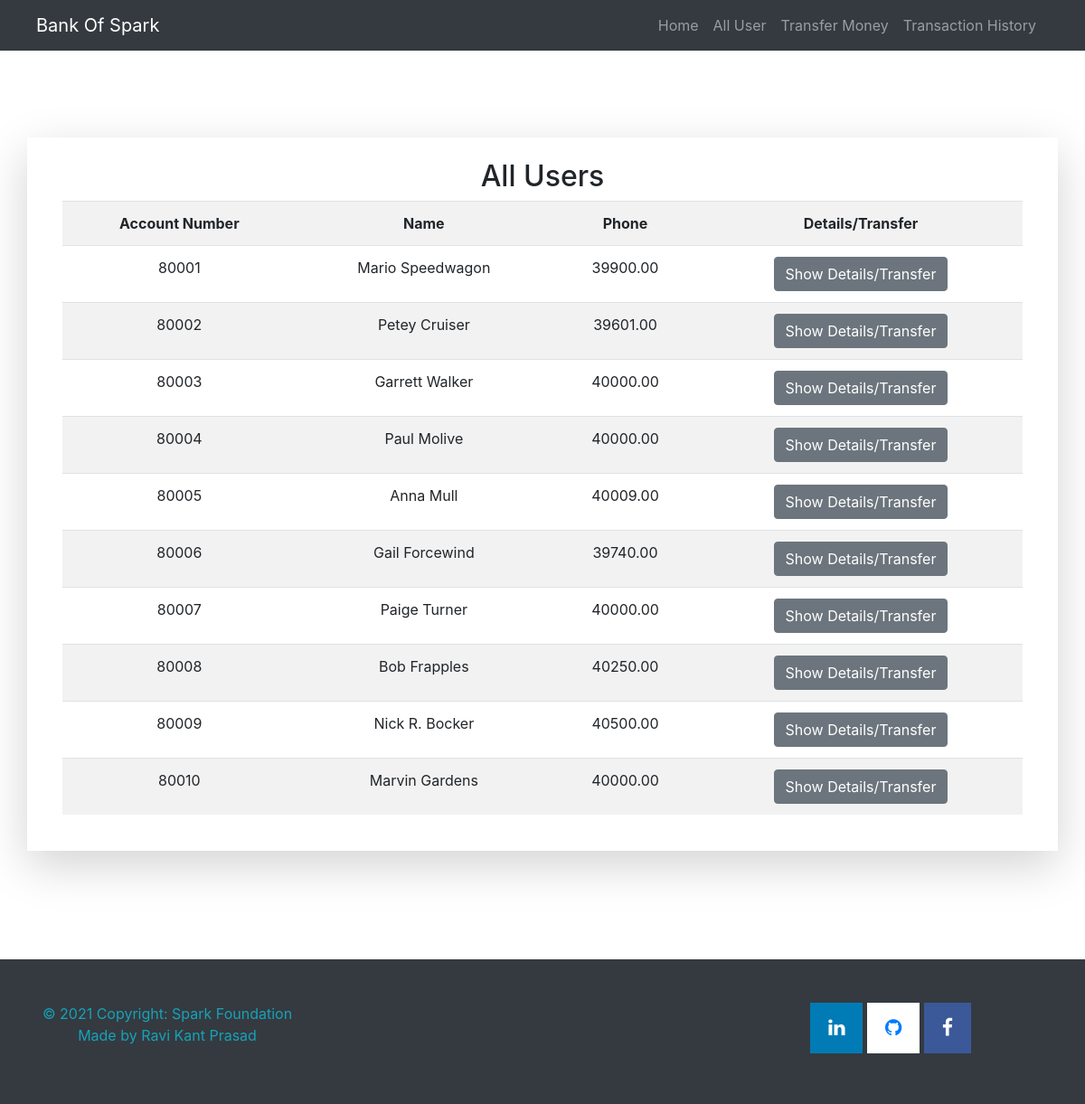
Page /all_user.php on the committed database.
### tables this page shows
CREATE TABLE `user_info_db` (
  `ac_num` int(11) NOT NULL,
  `name` varchar(30) NOT NULL,
  `phone` varchar(10) NOT NULL,
  `email` varchar(30) NOT NULL,
  `address` varchar(30) NOT NULL,
  `pan` varchar(10) NOT NULL,
  `balance` decimal(10,2) NOT NULL
);

### all_user.php (the view, shortened to what this page needs)
<!DOCTYPE html>
<html>
<head>
	<?php include 'snippet/links.php' ?>
</head>
<body>
	<?php include 'snippet/navbar.php' ?>
	<div class="p-5"></div>
	<div class="container">
		<div class="row">
			<div class="col mx-auto shadow-lg p-4 mb-4 bg-white">
				<h2 class="text-center">All Users</h2>
				<?php include 'snippet/config.php' ?>
				<?php
				$sql = "SELECT * FROM user_info_db";
				$result = $conn->query($sql);
				if ($result->num_rows > 0) {?>
					<div class='container'><table class ='table table-striped'>
					<tr>
					<th>Account Number</th>
					<th>Name</th>
					<th>Phone</th>
					<th>Details/Transfer</th>
					</tr>
					<?php while($rows=mysqli_fetch_assoc($result)) { ?>
				<tr>
					<td>
						<?php echo $rows['ac_num'] ?>
					</td>
					<td>
						<?php echo $rows['name']?>
					</td>
					<td>
						<?php echo $rows['balance']?>
					</td>
					<td><a href="singleuser.php?id= <?php echo $rows['ac_num'] ;?>">
							<button type="button" class="btn btn-secondary">Show Details/Transfer</button>
						</a></td>
				</tr>
				<?php }
					echo "</table></div>";
				}
				else { echo "0 results"; }
				?>
			</div>
		</div>
	</div>
	<div class="m-4 p-4"></div>
	<?php include "snippet/footerbar.php"?>
</body>
</html>

### snippet/links.php (shortened to what this page needs)
<link rel="stylesheet" href="https://maxcdn.bootstrapcdn.com/bootstrap/4.5.2/css/bootstrap.min.css">
<link rel="stylesheet" href="CSS/mystyle.css">
<link rel="stylesheet" href="https://use.fontawesome.com/releases/v5.7.0/css/all.css">
<link rel="stylesheet" href="https://cdnjs.cloudflare.com/ajax/libs/font-awesome/4.7.0/css/font-awesome.min.css">

### snippet/navbar.php
<nav class="navbar navbar-expand-sm bg-dark navbar-dark">
  <div class="row w-100">
    <div class="col-lg-4"><ul class="navbar-nav">
        <li class="nav-item pl-4">
          <a class="navbar-brand" href="index.php">Bank Of Spark</a>
        </li>
    </div>
    <div class="col-lg-8">
      <ul class="navbar-nav justify-content-end">
      <li class="nav-item">
          <a class="nav-link" href="index.php">Home</a>
        </li>
        <li class="nav-item">
          <a class="nav-link" href="all_user.php">All User</a>
        </li>
        <li class="nav-item">
          <a class="nav-link" href="make_transaction.php">Transfer Money</a>
        </li>
        <li class="nav-item">
          <a class="nav-link" href="transaction_history.php">Transaction History</a>
        </li>
      </ul>
    </div>
  </div>
</nav>

### snippet/footerbar.php
<nav class="bg-dark">
  <div class="row w-100">
    <div class="col-lg-4 text-center p-5">
      <p class='text-info'>© 2021 Copyright: Spark Foundation<br>Made by Ravi Kant Prasad</p>
    </div>
    <div class="col-lg-4"></div>
    <div class="col-lg-4 text-center">
      <br><br>
    <a href="https://www.linkedin.com/in/ravi-kant-prasad-21b7b8135/" class="fa fa-linkedin fa-lg"></a>
    <a href="https://github.com/ravi0818/" class="fa fa-github fa-lg"></a>
    <a href="https://www.facebook.com/ravikant.prasad2" class="fa fa-facebook fa-lg"></a>
    </div>
  </div>
</nav>

### CSS/mystyle.css (style rules this page uses)
* { box-sizing: border-box; }
th, td { padding: 5px; text-align: center; }
.fa { padding: 20px; font-size: 30px; text-align: center; }
.fa-facebook { background: #3b5998; color: white; }
.fa-linkedin { background: #007bb5; color: white; }
.fa-github { background: rgb(255, 255, 255); font-size: 48px; }

### rows in the picture
user_info_db: ac_num "80001", name "Mario Speedwagon", balance "39900.00"
user_info_db: ac_num "80002", name "Petey Cruiser", balance "39601.00"
user_info_db: ac_num "80003", name "Garrett Walker", balance "40000.00"
user_info_db: ac_num "80004", name "Paul Molive", balance "40000.00"
user_info_db: ac_num "80005", name "Anna Mull", balance "40009.00"
user_info_db: ac_num "80006", name "Gail Forcewind", balance "39740.00"
user_info_db: ac_num "80007", name "Paige Turner", balance "40000.00"
user_info_db: ac_num "80008", name "Bob Frapples", balance "40250.00"
user_info_db: ac_num "80009", name "Nick R. Bocker", balance "40500.00"
user_info_db: ac_num "80010", name "Marvin Gardens", balance "40000.00"
